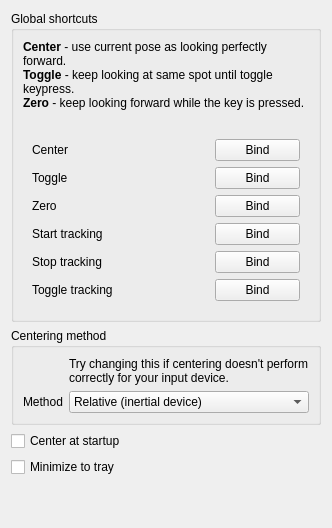
     <widget class="QWidget" name="tab">
      <attribute name="title">
       <string>Shortcuts</string>
      </attribute>
      <layout class="QGridLayout" name="gridLayout_9">
       <item row="2" column="0">
        <widget class="QCheckBox" name="center_at_startup">
         <property name="text">
          <string>Center at startup</string>
         </property>
        </widget>
       </item>
       <item row="4" column="0">
        <spacer name="verticalSpacer">
         <property name="orientation">
          <enum>Qt::Vertical</enum>
         </property>
         <property name="sizeHint" stdset="0">
          <size>
           <width>20</width>
           <height>40</height>
          </size>
         </property>
        </spacer>
       </item>
       <item row="3" column="0">
        <widget class="QCheckBox" name="trayp">
         <property name="text">
          <string>Minimize to tray</string>
         </property>
        </widget>
       </item>
       <item row="0" column="0">
        <widget class="QGroupBox" name="groupBox_8">
         <property name="title">
          <string>Global shortcuts</string>
         </property>
         <layout class="QGridLayout" name="gridLayout_15">
          <item row="0" column="0">
           <widget class="QLabel" name="label_23">
            <property name="sizePolicy">
             <sizepolicy hsizetype="Minimum" vsizetype="Preferred">
              <horstretch>0</horstretch>
              <verstretch>0</verstretch>
             </sizepolicy>
            </property>
            <property name="text">
             <string>&lt;html&gt;&lt;head/&gt;&lt;body&gt;&lt;p&gt;&lt;span style=&quot; font-weight:600;&quot;&gt;Center&lt;/span&gt; - use current pose as looking perfectly forward.&lt;br/&gt;&lt;span style=&quot; font-weight:600;&quot;&gt;Toggle&lt;/span&gt; - keep looking at same spot until toggle keypress.&lt;br/&gt;&lt;span style=&quot; font-weight:600;&quot;&gt;Zero&lt;/span&gt; - keep looking forward while the key is pressed.&lt;br/&gt;&lt;/p&gt;&lt;/body&gt;&lt;/html&gt;</string>
            </property>
            <property name="wordWrap">
             <bool>true</bool>
            </property>
           </widget>
          </item>
          <item row="1" column="0">
           <widget class="QGroupBox" name="groupBox">
            <property name="styleSheet">
             <string notr="true">QGroupBox { border: 0; }</string>
            </property>
            <layout class="QGridLayout" name="gridLayout_8">
             <item row="6" column="1">
              <widget class="QLabel" name="zero_text">
               <property name="text">
                <string/>
               </property>
              </widget>
             </item>
             <item row="5" column="1">
              <widget class="QLabel" name="toggle_text">
               <property name="text">
                <string/>
               </property>
              </widget>
             </item>
             <item row="0" column="0">
              <widget class="QLabel" name="textLabel2_3">
               <property name="text">
                <string>Center</string>
               </property>
               <property name="wordWrap">
                <bool>false</bool>
               </property>
              </widget>
             </item>
             <item row="0" column="2">
              <widget class="QPushButton" name="bind_center">
               <property name="text">
                <string>Bind</string>
               </property>
              </widget>
             </item>
             <item row="5" column="0">
              <widget class="QLabel" name="textLabel2_5">
               <property name="text">
                <string>Toggle</string>
               </property>
               <property name="wordWrap">
                <bool>false</bool>
               </property>
              </widget>
             </item>
             <item row="6" column="0">
              <widget class="QLabel" name="textLabel2_6">
               <property name="text">
                <string>Zero</string>
               </property>
               <property name="wordWrap">
                <bool>false</bool>
               </property>
              </widget>
             </item>
             <item row="6" column="2">
              <widget class="QPushButton" name="bind_zero">
               <property name="text">
                <string>Bind</string>
               </property>
              </widget>
             </item>
             <item row="5" column="2">
              <widget class="QPushButton" name="bind_toggle">
               <property name="text">
                <string>Bind</string>
               </property>
              </widget>
             </item>
             <item row="7" column="0">
              <widget class="QLabel" name="textLabel2_7">
               <property name="text">
                <string>Start tracking</string>
               </property>
               <property name="wordWrap">
                <bool>false</bool>
               </property>
              </widget>
             </item>
             <item row="0" column="1">
              <widget class="QLabel" name="center_text">
               <property name="text">
                <string/>
               </property>
              </widget>
             </item>
             <item row="8" column="0">
              <widget class="QLabel" name="textLabel2_8">
               <property name="text">
                <string>Stop tracking</string>
               </property>
               <property name="wordWrap">
                <bool>false</bool>
               </property>
              </widget>
             </item>
             <item row="9" column="0">
              <widget class="QLabel" name="textLabel2_9">
               <property name="text">
                <string>Toggle tracking</string>
               </property>
               <property name="wordWrap">
                <bool>false</bool>
               </property>
              </widget>
             </item>
             <item row="7" column="2">
              <widget class="QPushButton" name="bind_start">
               <property name="text">
                <string>Bind</string>
               </property>
              </widget>
             </item>
             <item row="8" column="2">
              <widget class="QPushButton" name="bind_stop">
               <property name="text">
                <string>Bind</string>
               </property>
              </widget>
             </item>
             <item row="9" column="2">
              <widget class="QPushButton" name="bind_toggle_tracking">
               <property name="text">
                <string>Bind</string>
               </property>
              </widget>
             </item>
             <item row="7" column="1">
              <widget class="QLabel" name="start_tracking_text">
               <property name="text">
                <string/>
               </property>
              </widget>
             </item>
             <item row="8" column="1">
              <widget class="QLabel" name="stop_tracking_text">
               <property name="text">
                <string/>
               </property>
              </widget>
             </item>
             <item row="9" column="1">
              <widget class="QLabel" name="toggle_tracking_text">
               <property name="text">
                <string/>
               </property>
              </widget>
             </item>
            </layout>
           </widget>
          </item>
         </layout>
        </widget>
       </item>
       <item row="1" column="0">
        <widget class="QGroupBox" name="groupBox_9111">
         <property name="title">
          <string>Centering method</string>
         </property>
         <layout class="QGridLayout" name="gridLayout111">
          <item row="1" column="0">
           <widget class="QLabel" name="label_26">
            <property name="text">
             <string>Method</string>
            </property>
           </widget>
          </item>
          <item row="1" column="1">
           <widget class="QComboBox" name="center_method">
            <item>
             <property name="text">
              <string>Relative (inertial device)</string>
             </property>
            </item>
            <item>
             <property name="text">
              <string>Absolute (camera device)</string>
             </property>
            </item>
           </widget>
          </item>
          <item row="0" column="1">
           <widget class="QLabel" name="label_25">
            <property name="text">
             <string>Try changing this if centering doesn't perform correctly for your input device.</string>
            </property>
            <property name="wordWrap">
             <bool>true</bool>
            </property>
           </widget>
          </item>
         </layout>
        </widget>
       </item>
      </layout>
     </widget>
